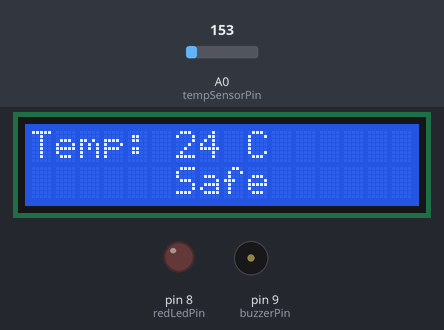
This sketch was run on a simulated Arduino Uno, built with avr-gcc and run on an emulated ATmega328P. On the bench: 16×2 character LCD, output pins drawn as LEDs (lit = HIGH), buzzer (waves = sounding). Inputs (shaded band) come from the test bench; at power-on: A0 (tempSensorPin) = 153. What the sketch prints to the serial monitor is not drawn.

Above: at 3.2 s.
3.3 s: A0 (tempSensorPin) set to 183
At 4.4 s:
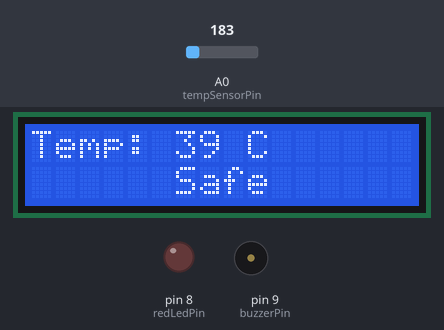
5.0 s: A0 (tempSensorPin) set to 211
At 6.1 s:
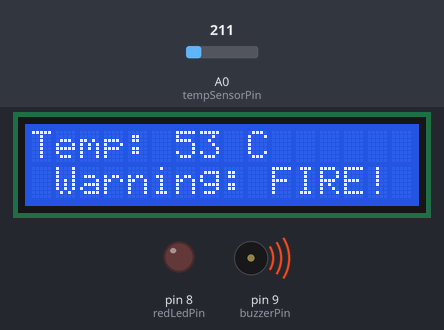
6.6 s: A0 (tempSensorPin) set to 114
At 7.8 s:
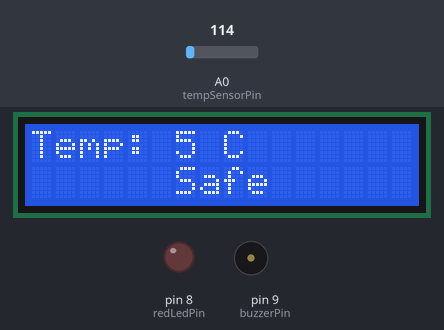
8.1 s: A0 (tempSensorPin) set to 132
At 9.5 s:
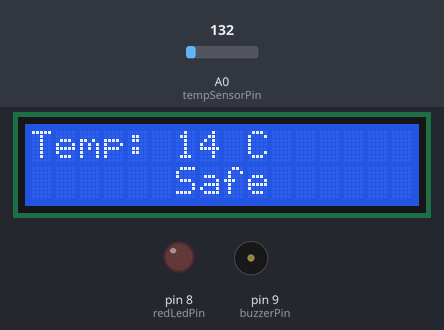
Timing chart, 0 to 10.6 s (numbered marks = the images above; inputs shaded):
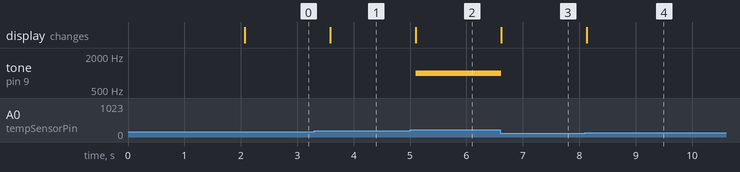

The sketch:

Fire_Control_System.ino
```cpp
#include <LiquidCrystal.h>


LiquidCrystal lcd(2, 3, 4, 5, 6, 7);

const int tempSensorPin = A0;
const int redLedPin = 8;
const int buzzerPin = 9;

const int warningThreshold = 45;
const int dangerThreshold = 65;

void setup() {

  pinMode(redLedPin, OUTPUT);
  pinMode(buzzerPin, OUTPUT);

  lcd.begin(16, 2);
  lcd.print("Temp Sensor");
  delay(2000);
  lcd.clear();


  Serial.begin(9600);
}

void loop() {

  int sensorValue = analogRead(tempSensorPin);
  float voltage = sensorValue * (5.0 / 1023.0);
  int temperature = (voltage - 0.5) * 100;

  lcd.setCursor(0, 0);
  lcd.print("Temp: ");
  lcd.print(temperature);
  lcd.print(" C   ");


  if (temperature > dangerThreshold) {

    lcd.setCursor(0, 1);
    lcd.print(" Run away NOW! ");
    tone(buzzerPin, 5000);
    digitalWrite(redLedPin, HIGH);
  } else if (temperature > warningThreshold) {

    lcd.setCursor(0, 1);
    lcd.print(" Warning: FIRE! ");
    tone(buzzerPin, 1000);
    digitalWrite(redLedPin, LOW);
  } else {

    lcd.setCursor(0, 1);
    lcd.print("      Safe      ");
    digitalWrite(redLedPin, LOW);
    noTone(buzzerPin);
  }

  Serial.print("Sensor Value: ");
  Serial.print(sensorValue);
  Serial.print(" | Voltage: ");
  Serial.print(voltage, 2);
  Serial.print(" V | Temp: ");
  Serial.println(temperature);

  delay(500);
}
```

Measured:
- the behaviour switches between 196 and 197 on A0 (tempSensorPin) (found by bisection; images 1 and 2)
- after the input at 3.3 s, the display: changes after 0.29 s (image 1)
- after the input at 5.0 s, tone on pin 9 (buzzerPin): silent → 1000 Hz after 0.10 s; the display: changes after 0.10 s (image 2)
- after the input at 6.6 s, tone on pin 9 (buzzerPin): 1000 Hz → silent at once; the display: changes at once (image 3)
- after the input at 8.1 s, the display: changes at once (image 4)
